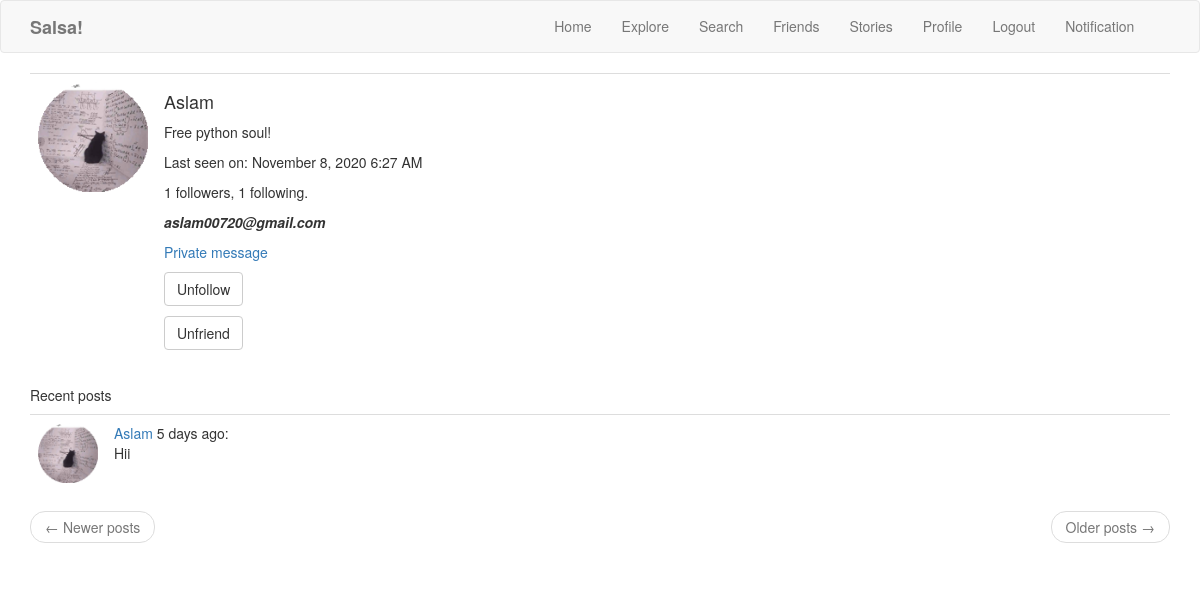
The app's page /user/Aslam (signed in) with its own data.
### app/models.py (models this page shows, shortened)
class User(UserMixin, db.Model):
    id = db.Column(db.Integer, primary_key=True)
    username = db.Column(db.String(64), index=True, unique=True)
    email = db.Column(db.String(120), index=True, unique=True)
    password_hash = db.Column(db.String(128))
    posts = db.relationship('Post', backref='author', lazy='dynamic')
    comments= db.relationship('Article1', backref='author', lazy='dynamic')
    about_me = db.Column(db.String(140))
    last_seen = db.Column(db.DateTime, default=datetime.utcnow)
    followed = db.relationship(
        'User', secondary=followers,
        primaryjoin=(followers.c.follower_id == id),
        secondaryjoin=(followers.c.followed_id == id),
        backref=db.backref('followers', lazy='dynamic'), lazy='dynamic')
    messages_sent = db.relationship('Message', foreign_keys='Message.sender_id',backref='author', lazy='dynamic')
    messages_received = db.relationship('Message', foreign_keys='Message.recipient_id', backref='recipient', lazy='dynamic')
    last_message_read_time = db.Column(db.DateTime)
    requests = db.relationship('Friend', foreign_keys='Friend.request_id',backref='author', lazy='dynamic')
    receives = db.relationship('Friend', foreign_keys='Friend.receive_id', backref='recipient', lazy='dynamic')
    def new_messages(self):
        last_read_time = self.last_message_read_time or datetime(1900, 1, 1)
        return Message.query.filter_by(recipient=self).filter(Message.timestamp > last_read_time).count()
    def is_following(self, user):
        return self.followed.filter(
            followers.c.followed_id == user.id).count() > 0
    def is_friend(self,user,curr):
        f1=Friend.query.filter_by(friendname=user.username,author=curr,recipient=user).first()
        f2=Friend.query.filter_by(friendname=user.username,author=user,recipient=curr).first()
        f3=Friend.query.filter_by(friendname=curr.username,author=curr,recipient=user).first()
        f4=Friend.query.filter_by(friendname=curr.username,author=user,recipient=curr).first()
        if f1:
          return True
        else:
          return False

class Post(db.Model):
    id = db.Column(db.Integer, primary_key=True)
    body = db.Column(db.String(140))
    timestamp = db.Column(db.DateTime, index=True, default=datetime.utcnow)
    user_id = db.Column(db.Integer, db.ForeignKey('user.id'))

### app/routes.py (the view)
@app.route('/user/<username>')
@login_required
def user(username):
    user = User.query.filter_by(username=username).first_or_404()
    page = request.args.get('page', 1, type=int)
    posts = user.posts.order_by(Post.timestamp.desc()).paginate(
        page, app.config['POSTS_PER_PAGE'], False)
    next_url = url_for('user', username=user.username, page=posts.next_num) \
        if posts.has_next else None
    prev_url = url_for('user', username=user.username, page=posts.prev_num) \
        if posts.has_prev else None
    form = EmptyForm()
    return render_template('user.html', user=user, posts=posts.items,next_url=next_url, prev_url=prev_url, form=form,posttype=True)

### app/forms.py
class EmptyForm(FlaskForm):
    submit = SubmitField('Submit')

### app/models.py (called while the page is built)
@login.user_loader
def load_user(id):
    return User.query.get(int(id))

### app/routes.py (called while the page is built)
@app.before_request
def before_request():
    if current_user.is_authenticated:
        current_user.last_seen = datetime.utcnow()
        db.session.commit()

### app/templates/user.html (shortened to what this page needs)
{% extends "base.html" %}
{% block app_content %}
    <table class="table table-hover">
        <tr>
            <td width="110px">
              <img src="/static/{{user.username}}.png" style="width: 110px">
            </td>
            <td>
                <h4>{{ user.username }}</h4>
                {% if user.about_me %}<p>{{ user.about_me }}</p>{% endif %}
                {% if user.last_seen %}<p>Last seen on: {{ moment(user.last_seen).format('LLL') }}</p>{% endif %}
                <p>{{ user.followers.count() }} followers, {{ user.followed.count() }} following.</p>
                {% if user==current_user %}
                {% if user.email %}
              <p><b><i>{{user.email}}</i></b></p>
               {% endif %}
               {% elif user != current_user %}
               {% if current_user.is_friend(user,current_user) %}
                <p><b><i>{{user.email}}</i></b></p>
                {% endif %}
               {% endif %}
                {% if user != current_user %}
                   <p><a href="{{ url_for('messages',recipient=user.username) }}">Private message</a><p>
                {% endif %}
                {% if user!=current_user %}
                {% if not current_user.is_following(user) %}
                <p>
                    <form action="{{ url_for('follow', username=user.username) }}" method="post">
                        {{ form.hidden_tag() }}
                        {{ form.submit(value='Follow', class_='btn btn-default') }}
                    </form>
                </p>
                {% else %}
                <p>
                    <form action="{{ url_for('unfollow', username=user.username) }}" method="post">
                        {{ form.submit(value='Unfollow', class_='btn btn-default') }}
                    </form>
                </p>{% endif %}
                {% endif %}
                {% if user!=current_user %}
                {% if not current_user.is_friend(user,current_user) %}
                <p><form action="{{ url_for('addfriend', username=user.username) }}" method="post">
                        {{ form.hidden_tag() }}
                        {{ form.submit(value='Add friend', class_='btn btn-default') }}
                    </form> </p>
                {% elif current_user.is_friend(user,current_user) %}
                <p><form action="{{ url_for('unfriend', username=user.username) }}" method="post">
                        {{ form.submit(value='Unfriend', class_='btn btn-default') }}
                    </form></p>
                {% endif %}
                {% endif %}
            </td>
        </tr>
    </table>
    <h5>Recent posts</h5>
    {% for post in posts %}
        {% include '_post.html' %}
    {% endfor %}
    <nav aria-label="...">
        <ul class="pager">
            <li class="previous{% if not prev_url %} disabled{% endif %}">
                <a href="{{ prev_url or '#' }}">
                    <span aria-hidden="true">&larr;</span> Newer posts
                </a>
            </li>
            <li class="next{% if not next_url %} disabled{% endif %}">
                <a href="{{ next_url or '#' }}">
                    Older posts <span aria-hidden="true">&rarr;</span>
                </a>
            </li>
        </ul>
    </nav>
{% endblock %}

### app/templates/base.html (shortened to what this page needs)
{% extends 'bootstrap/base.html' %}
{% block navbar %}
    <nav class="navbar navbar-default">
        <div class="container">
            <div class="navbar-header">
                <a class="navbar-brand" href="{{ url_for('index') }}"><b>Salsa!</b></a>
            </div>
            <div class="collapse navbar-collapse" id="bs-example-navbar-collapse-1">
                <ul class="nav navbar-nav navbar-right">
                    <li><a href="{{ url_for('index') }}">Home</a></li>
                    <li><a href="{{ url_for('explore') }}">Explore</a></li>
                    {% if current_user.is_anonymous %}
                    <li><a href="{{ url_for('login') }}">Login</a></li>
                    <li><a href="{{url_for('stories')}}">Stories</a></li>
                    {% else %}
                    <li><a href="{{ url_for('search') }}">Search</a></li>
                    <li><a href="{{ url_for('listfriend') }}">Friends</a></li>
                    <li><a href="{{url_for('stories')}}">Stories</a></li>
                    <li><a href="{{ url_for('user', username=current_user.username) }}">Profile</a></li>
                    <li><a href="{{ url_for('logout') }}">Logout</a></li>
                    <li><a href="{{url_for('show_notif')}}">Notification{% set new_messages = current_user.new_messages() %}</a></li>
                    {% endif %}
                </ul>
            </div>
        </div>
    </nav>
{% endblock %}
{% block content %}
    <div class="container">
        {% block app_content %}{% endblock %}
    </div>
{% endblock %}

### app/templates/_post.html (shortened to what this page needs)
    <table class="table table-hover">
        <tr>
            <td width="60px">
                <a href="{{ url_for('user', username=post.author.username) }}">
                    <img src="/static/{{post.author.username}}.png" style="width: 60px">
                </a>
            </td>
            <td>
                <a href="{{ url_for('user', username=post.author.username) }}">
                    {{ post.author.username }}
                </a>
                 {{ moment(post.timestamp).fromNow() }}:
                <br>
                {{ post.body }}
                <br>
                <br>
            </td>
        </tr>
    </table>

### records on screen
User: username (picture), username "Aslam", about_me "Free python soul!", last_seen "November 8, 2020 6:27 AM", email "aslam00720@gmail.com"
Post: author.username (picture), author.username "Aslam", timestamp "5 days ago", body "Hii"

### other values on screen
{{ user.followers.count() }} "1"
{{ user.followed.count() }} "1"
